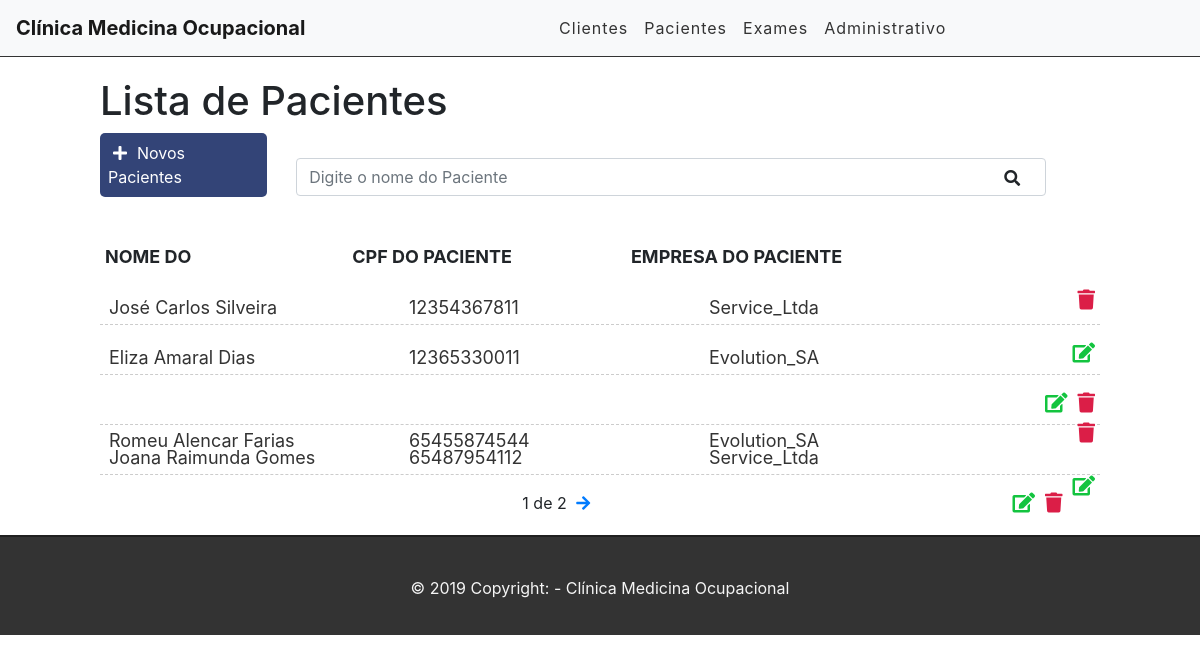
The page / on the database its author committed.
### clinica/models.py (models this page shows, shortened)
class Paciente(models.Model):
    ESTADO = EstadosBrasileiros.estado_brasileiro
    nome = models.CharField(verbose_name='NOME',max_length=70, null=False)
    cpf = models.CharField(verbose_name='CPF', max_length=11, null=False)
    genero = models.ForeignKey(Genero, verbose_name='GÊNERO', on_delete=models.CASCADE)
    aniversario = models.DateField(verbose_name='ANIVERSÁRIO', auto_now=False, auto_now_add=False)
    empresa = models.ForeignKey(Cliente, verbose_name='EMPRESA', on_delete=models.CASCADE)
    cep = models.CharField(verbose_name='CEP', max_length=8, null=False)
    rua = models.CharField(verbose_name='RUA', max_length=100, null=False)
    numero = models.DecimalField(verbose_name='NÚMERO', max_digits=6, decimal_places=0, default=0)
    bairro = models.CharField(verbose_name='BAIRRO', max_length=100, null=False)
    cidade = models.CharField(verbose_name='CIDADE', max_length=100, null=False)
    estado = models.CharField(verbose_name='ESTADO', max_length=60, choices=ESTADO, null=False)
    foto = models.ImageField(verbose_name='FOTO', blank=True, null=True)

class Cliente(models.Model):
    ESTADO = EstadosBrasileiros.estado_brasileiro
    nome_empresa = nome_empresa = models.CharField(max_length=70, null=False)
    cnpj = models.CharField(max_length=14, null=False)
    ramo = models.CharField(max_length=50, null=False)
    cep = models.CharField(max_length=8, null=False)
    rua = models.CharField(max_length=100, null=False)
    numero = models.DecimalField(max_digits=6, decimal_places=2, default=0)
    bairro = models.CharField(max_length=100, null=False)
    cidade = models.CharField(max_length=100, null=False)
    estado = models.CharField(max_length=60, choices=ESTADO, null=False)
    def __str__(self):
        return str(self.nome_empresa) #+ ' - ' + str(self.cnpj)

### clinica/views.py (the view)
# urls.py: path('', views.listaPacientes, name='url-lista-pacientes'),
def listaPacientes(request):
    search = request.GET.get('search')
    if search:
        pacientes = Paciente.objects.filter(nome__icontains=search)
    else:
        paciente_list = Paciente.objects.all()
        paginator = Paginator(paciente_list, 4) #quantidde de linhas
        page = request.GET.get('page')
        pacientes = paginator.get_page(page)
    return render(request, 'clinica/lista-pacientes.html', {'pacientes': pacientes})#, 'cpf_number': cpf_number, 'cep_number': cep_number})

### clinica/templates/clinica/lista-pacientes.html (shortened to what this page needs)
{% extends 'base.html' %}
{% block content %}
<div class="offset-1 col-10 list-div">
    <h1>Lista de Pacientes</h1>
    <a id="add-link" href="new_paciente/">
        <div class="col-2 add-div">
            <i class="fas fa-plus"></i>Novos Pacientes
        </div>
    </a>
    <div class="col-9 search-div">
        <form method="GET" id="search-form">
            <input class="form-control" type="search" id="search" name="search" placeholder="Digite o nome do Paciente" value="{{request.GET.search}}">
            <i class="fas fa-search"></i>
        </form>
    </div>
    <table class="minhaTabela4">
        <thead>
            <tr>
                <td><b><br>NOME DO </b></td></a>
                <td><b><br>CPF DO PACIENTE</b></td>
                <td><b><br>EMPRESA DO PACIENTE</b></td>
                <td></td>
            </tr>
        </thead>
    </table>
    <ul class="task-list">
            {% for paciente in pacientes %}
            <li class="task-item">
                <span><a href="/lista_view/{{ paciente.id }}">
                    <div class="col-11 alinha-col1">
                        <table class="minhaTabela">
                            <tbody>
                                <tr>
                                    <td>{{ paciente.nome }}</td></a>
                                    <td>{{ paciente.cpf }}</td>
                                    <td>{{ paciente.empresa }}</td>
                    </div>
                </span>
                <a href="delete_paciente/{{paciente.id}}" class="delete-btn"><span><i class="fas fa-trash"></i></span></a>
                <a href="edit_paciente/{{paciente.id}}"><span><i class="fas fa-edit"></i></span></a>
            </li>
            {% endfor %}
    <div class="pagination">
        <span class="step-links">
            {% if pacientes.paginator.num_pages %}
            <span class="current">
                {{pacientes.number}} de {{pacientes.paginator.num_pages}}
            </span>
            {% endif %}
            {% if pacientes.has_next %}
                <a href="?page={{pacientes.next_page_number}}"><i class="fas fa-arrow-right"></i></a>
            {% endif %}
        </span>
    </div>
{% endblock %}

### clinica/templates/base.html (shortened to what this page needs)
{% load static %}
<!DOCTYPE html>
<html lang="en">
<head>
    <link href="https://stackpath.bootstrapcdn.com/bootstrap/4.3.1/css/bootstrap.min.css" rel="stylesheet">
    <link rel="stylesheet" href="https://use.fontawesome.com/releases/v5.7.2/css/all.css">
    <link rel="stylesheet" href="{% static 'css/styles.css' %}">
</head>
<body>
  <div class="container-fluid">
    <nav class="navbar navbar-expand-lg navbar-light bg-light">
      <a class="navbar-brand" href="/">Clínica Medicina Ocupacional</a>
      <div class="collapse navbar-collapse" id="navbarSupportedContent">
        <ul class="navbar-nav mr-auto">
          <li class="nav-item">
            <a class="nav-link" href="/admin">Clientes</a>
          </li>
          <li class="nav-item">
            <a class="nav-link" href="/">Pacientes</a>
          </li>
          <li class="nav-item">
            <a class="nav-link" href="/lista_exames">Exames</a>
          </li>
          <li class="nav-item">
            <a class="nav-link" href="{% url 'url-quadro-exame' %}">Administrativo</a>
          </li>
        </ul>
      </div>
    </nav>
        {% block content %}{% endblock%}
    <footer>
        <p>© 2019 Copyright: - Clínica Medicina Ocupacional</p>
    </footer>
</body>
</html>

### clinica/static/css/styles.css (style rules this page uses)
.container-fluid { padding: 0; }
.navbar { border-bottom: 1px solid #333; margin-bottom: 20px; }
.navbar-nav { margin: auto; }
.navbar-brand { font-weight: bold; }
.navbar-light .navbar-nav a.nav-link { color: #333; letter-spacing: 1px; }
#add-link { text-decoration: none; }
.add-div { background-color:#347; cursor: pointer; display: inline-block; color: #FFF; padding: 8px; border-radius: 5px; margin-right: 25px; }
.alinha-col1 { cursor: pointer; display: inline-block; color: #333; padding: 8px; border-radius: 5px; margin-right: 25px; }
.minhaTabela tr td { font-size: 18px; text-align: left; width: 300px; cursor: pointer; border-collapse: collapse; }
.minhaTabela4 tr td { font-size: 18px; text-align: left; width: 3000px; margin-right: 3000px; padding: 5px; cursor: pointer; }
.fas.fa-plus { color: #FFF; margin-right: 10px; margin-left: 5px; }
.fas.fa-search { position: absolute; top: 12px; right: 26px; cursor: pointer; }
.search-div { padding: 0px; margin-top: 15px; margin-bottom: 15px; display: inline-block; }
.list-div { padding: 0; }
.task-list { padding: 0; }
.task-item { list-style: none; font-size: 20px; height: 50px; padding-top: 10px; border-bottom: 1px dashed #ccc; }
.fas.fa-trash, .fas.fa-edit { cursor: pointer; margin: 5px; font-size: 20px; float: right; }
.fas.fa-trash { color: #db1e47; }
.fas.fa-edit { color: #13c43f; }
footer { background-color: #333; height: 100px; border-top: 2px solid #202020; }
footer p { color: #f5f5f5; text-align: center; top: 40%; position: relative; }
.pagination { margin-bottom: 20px; }
.step-links { position: relative; margin-left: auto; margin-right: auto; }
.step-links .current { margin-left: 5px; margin-right: 5px; }

### rows shown on the page
Paciente: nome "José Carlos Silveira", cpf "12354367811", empresa "Service_Ltda"
Paciente: nome "Eliza Amaral Dias", cpf "12365330011", empresa "Evolution_SA"
Paciente: nome "Romeu Alencar Farias", cpf "65455874544", empresa "Evolution_SA"
Paciente: nome "Joana Raimunda Gomes", cpf "65487954112", empresa "Service_Ltda"

### other values the page prints
{{ pacientes.number }} "1"
{{ pacientes.paginator.num_pages }} "2"
